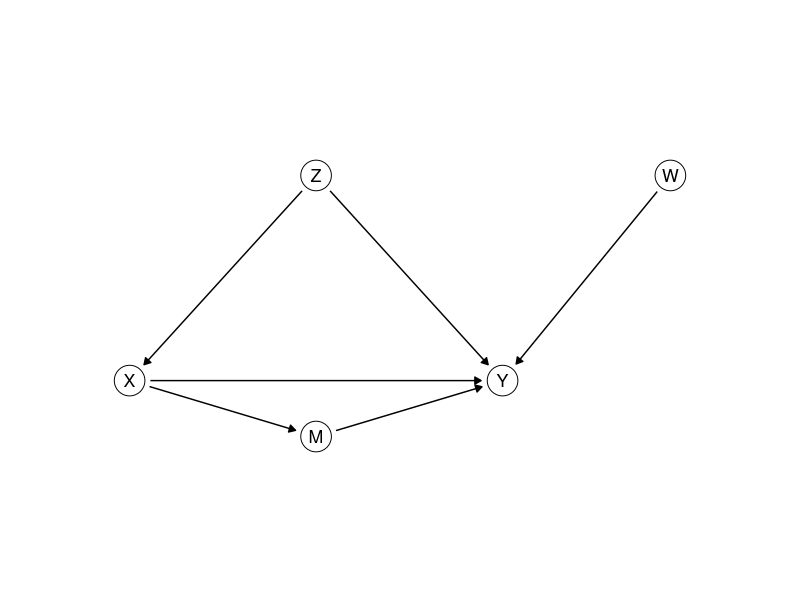

Source code (R):
## ---- chunk 1
library(ggplot2)
library(dplyr)
theme_set(theme_minimal())
set.seed(313)

# Causal graphs: letters in circles, one panel per value of `panel`. A circle's size is
# fixed on the page, in inches, while the figure's size decides how many inches a data
# unit is. draw_dag measures both on the graphics device open when it is called, and
# stops every arrow `gap` inches short of the circles.
draw_dag <- function(nodes, edges, xlim = c(-0.5, 2.5), ylim = c(-0.4, 1.4), gap = 0.05) {
  if (!"panel" %in% names(nodes)) { nodes$panel <- ""; edges$panel <- "" }
  dot <- 10; stroke <- 0.5; lw <- 0.5
  p <- ggplot() +
    geom_point(data = nodes, aes(x, y), size = dot, shape = 21, fill = "white", stroke = stroke) +
    geom_text(data = nodes, aes(x, y, label = name), size = 4.5) +
    facet_wrap(~ panel, nrow = 1) +
    coord_fixed(xlim = xlim, ylim = ylim) +
    theme_void()
  # inches per data unit: the panels share what the strips and spacing leave of the figure
  inch <- function(u, f) f(u, "in", valueOnly = TRUE)
  g <- ggplotGrob(p)
  pp <- ggplot_build(p)$layout$panel_params[[1]]
  per_unit <- min((dev.size("in")[1] - sum(inch(g$widths, grid::convertWidth))) /
                    (length(unique(nodes$panel)) * diff(pp$x.range)),
                  (dev.size("in")[2] - sum(inch(g$heights, grid::convertHeight))) / diff(pp$y.range))
  # R draws a circle of radius 0.375 times its font size (shape 21); outline included
  r <- 0.375 * (dot * .pt + stroke * .stroke / 2) / 72 + stroke * .stroke / 2 / 96 / 2
  e <- edges |>
    left_join(nodes, by = c("panel", "from" = "name")) |> rename(x0 = x, y0 = y) |>
    left_join(nodes, by = c("panel", "to" = "name")) |>
    mutate(len = sqrt((x - x0)^2 + (y - y0)^2), ux = (x - x0) / len, uy = (y - y0) / len,
           # the end also clears half the line width, which the rounded tip adds
           s0 = (r + gap) / per_unit, s1 = (r + gap + lw * .pt / 96 / 2) / per_unit,
           xs = x0 + s0 * ux, ys = y0 + s0 * uy, xe = x - s1 * ux, ye = y - s1 * uy)
  p + geom_segment(data = e, aes(x = xs, y = ys, xend = xe, yend = ye),
                   arrow = arrow(length = unit(0.18, "cm"), type = "closed"), linewidth = lw)
}
## ---- chunk 2
draw_dag(data.frame(name = c("Z", "X", "M", "Y", "W"),
                    x = c(1, 0, 1, 2, 2.9), y = c(1.1, 0, -0.3, 0, 1.1)),
         data.frame(from = c("Z", "Z", "X", "M", "X", "W"),
                    to = c("X", "Y", "M", "Y", "Y", "Y")),
         xlim = c(-0.5, 3.4), ylim = c(-0.6, 1.4))
## ---- chunk 3
n <- 10000
# program 1: X causes Y
X1 <- rnorm(n); Y1 <- 2 * X1 + rnorm(n)
# program 2: Z causes both
Z2 <- rnorm(n); X2 <- Z2 + rnorm(n); Y2 <- Z2 + rnorm(n)
# program 3: X causes Y through M
X3 <- sqrt(2) * rnorm(n); M3 <- X3 + sqrt(2) * rnorm(n); Y3 <- 0.5 * M3 + rnorm(n)
## ---- chunk 4
cells <- data.frame(Z = c(1, 1, 0, 0), X = c(1, 0, 1, 0),
                    n = c(400, 100, 100, 400), passed = c(320, 70, 50, 120))
students <- bind_rows(
  cells |> mutate(Y = 1, count = passed),
  cells |> mutate(Y = 0, count = n - passed)
) |>
  select(Z, X, Y, count) |>
  tidyr::uncount(count)
nrow(students)
